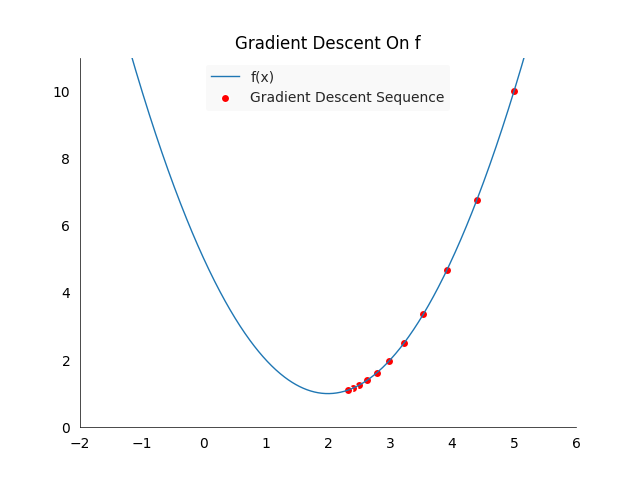

Reproduce this figure in Python.
import prettyplotlib as ppl
import numpy as np
import matplotlib.pyplot as plt

def f(x: np.ndarray) -> np.ndarray:
    return (x-2)**2 + 1
def gf(x: float) -> float:
    return 2*(x-2)
def step(x: float, gamma: float) -> float:
    return x - gamma*gf(x)
x_left, x_right = -2, 6
y_bottom, y_top = 0, 11

fig, ax = plt.subplots(1)
plt.ylim(top=y_top, bottom=y_bottom)
plt.xlim(left=x_left, right=x_right)

ax.set_title('Gradient Descent on f')

x = np.arange(x_left, x_right, 0.01)
ppl.plot(ax, x, f(x), label='f(x)', linewidth=1.0)
ppl.plot(ax, x, 0*x, label="", linewidth=0.5, color='black')

x_start = 5
runs = 10
gamma = 0.1
x_n = np.zeros(runs+1)
y_n = np.zeros(runs+1)
x_n[0] = x_start
y_n[0] = f(x_start)
for i in range(1, runs+1):
    x_n[i] = step(x_n[i-1], gamma)
    y_n[i] = f(x_n[i])
ax.scatter(x_n, y_n, facecolor='red', edgecolor='white', label='Gradient Descent Sequence')

ppl.legend(ax)

fig.savefig('gradient_descent.png')
